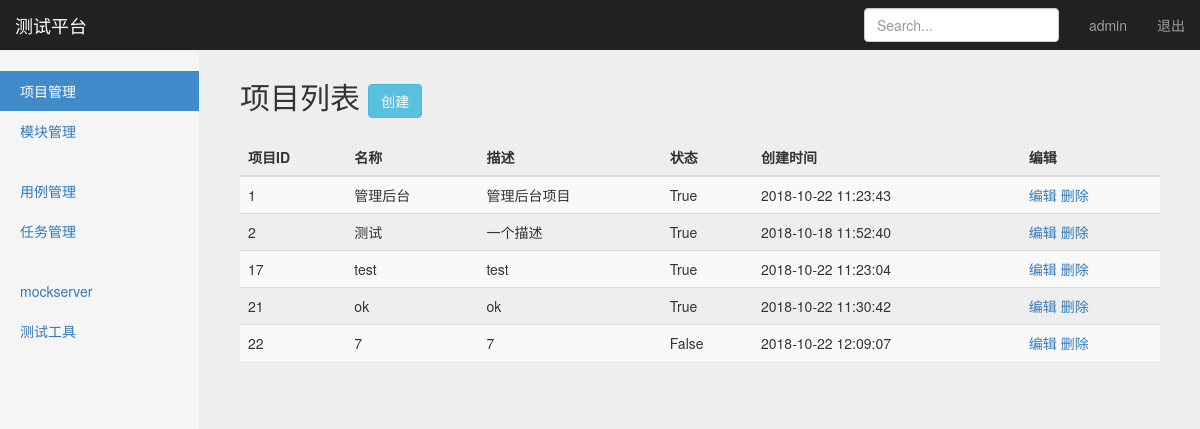
Before: /manage/project_manage/ (signed in) with the older database file.
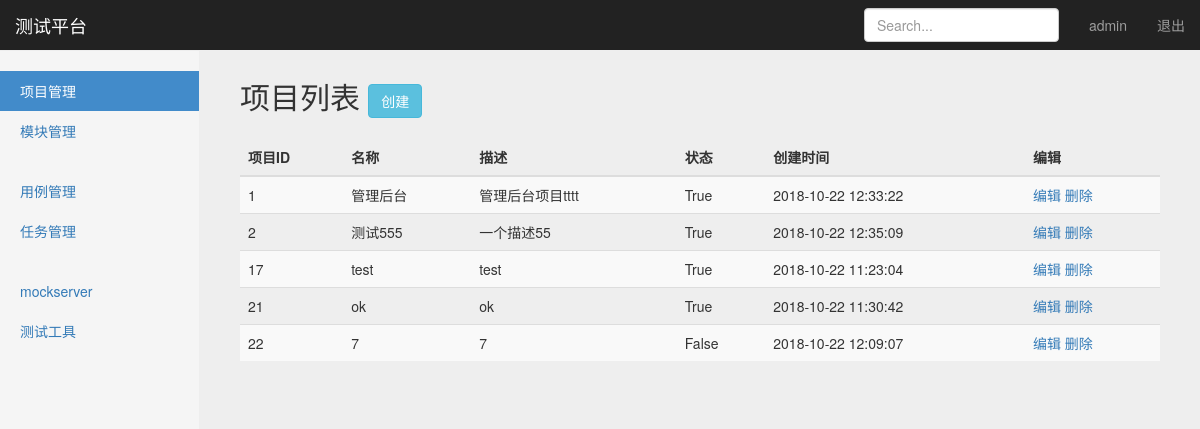
After: the same page with the newer database file.
### projects_app/models.py (models this page shows, shortened)
class Project(models.Model):
    name = models.CharField("名称", max_length=100, blank=False, default="")
    description = models.TextField("描述", default="")
    status = models.BooleanField("状态", default=True)
    create_time = models.DateTimeField("创建时间", auto_now=True)

### projects_app/views/Project_views.py (the view)
# urls.py: path('project_manage/', Project_views.project_manage),
@login_required
def project_manage(request):
    username = request.session.get('now_user', '')
    All_Project = Project.objects.all()
    return render(request, 'project_manage.html',
                  {
                      "user": username,
                      "projects": All_Project,  # 传project
                      "type": "list",
                  })

### templates/project_manage.html (shortened to what this page needs)
{% extends "base.html" %}
{% block content %}
    <nav class="navbar navbar-inverse navbar-fixed-top">
      <div class="container-fluid">
        <div class="navbar-header">
          <a class="navbar-brand" href="#">测试平台</a>
        </div>
        <div id="navbar" class="navbar-collapse collapse">
          <ul class="nav navbar-nav navbar-right">
            <li><a href="#">{{user}}</a></li>
            <li><a href="/logout/">退出</a></li>
          </ul>
          <form class="navbar-form navbar-right">
            <input type="text" class="form-control" placeholder="Search...">
          </form>
        </div>
      </div>
    </nav>
    <div class="container-fluid">
        <div class="row">
            <div class="col-sm-3 col-md-2 sidebar">
                <ul class="nav nav-sidebar">
                    <li class="active"><a href="/manage/project_manage/">项目管理</a></li>
                    <li><a href="/manage/module_manage/">模块管理</a></li>
                </ul>
                <ul class="nav nav-sidebar">
                    <li><a href="">用例管理</a></li>
                    <li><a href="">任务管理</a></li>
                </ul>
                <ul class="nav nav-sidebar">
                    <li><a href="">mockserver</a></li>
                    <li><a href="">测试工具</a></li>
                </ul>
            </div>
          {% if type == 'list' %}
          <div class="col-sm-9 col-sm-offset-3 col-md-10 col-md-offset-2 main">
          <h2 class="sub-header">项目列表
          <button type="button" class="btn btn-info"
                    style=body {
                      padding: 50px
                      }
                    onclick="window.location.href='/manage/project_add/'">创建</button>
          </h2>
          <div class="table-responsive">
            <table class="table table-striped">
              <thead>
                <tr>
                  <th>项目ID</th>
                  <th>名称</th>
                  <th>描述</th>
                  <th>状态</th>
                  <th>创建时间</th>
                  <th>编辑</th>
                </tr>
              </thead>
              <tbody>
                {% for project in projects %}
                <tr>
                  <td>{{project.id}}</td>
                  <td>{{project.name}}</td>
                  <td>{{project.description}}</td>
                  <td>{{project.status}}</td>
                  <td>{{project.create_time | date:"Y-m-d H:i:s" }}</td>
                  <td>
                    <a href="/manage/project_edit/{{project.id}}/">编辑</a>
                    <a href="/manage/project_delete/{{project.id}}/">删除</a>
                  </td>
                </tr>
              {% endfor %}
              </tbody>
            </table>
          </div>
        </div>
          {% endif %}
      </div>
    </div>
{% endblock %}

Changed rows visible on the page:
changed Project "管理后台": description "管理后台项目" → "管理后台项目tttt"; create_time "2018-10-22 11:23:43" → "2018-10-22 12:33:22"
changed Project id 2: name "测试" → "测试555"; description "一个描述" → "一个描述55"; create_time "2018-10-18 11:52:40" → "2018-10-22 12:35:09"
